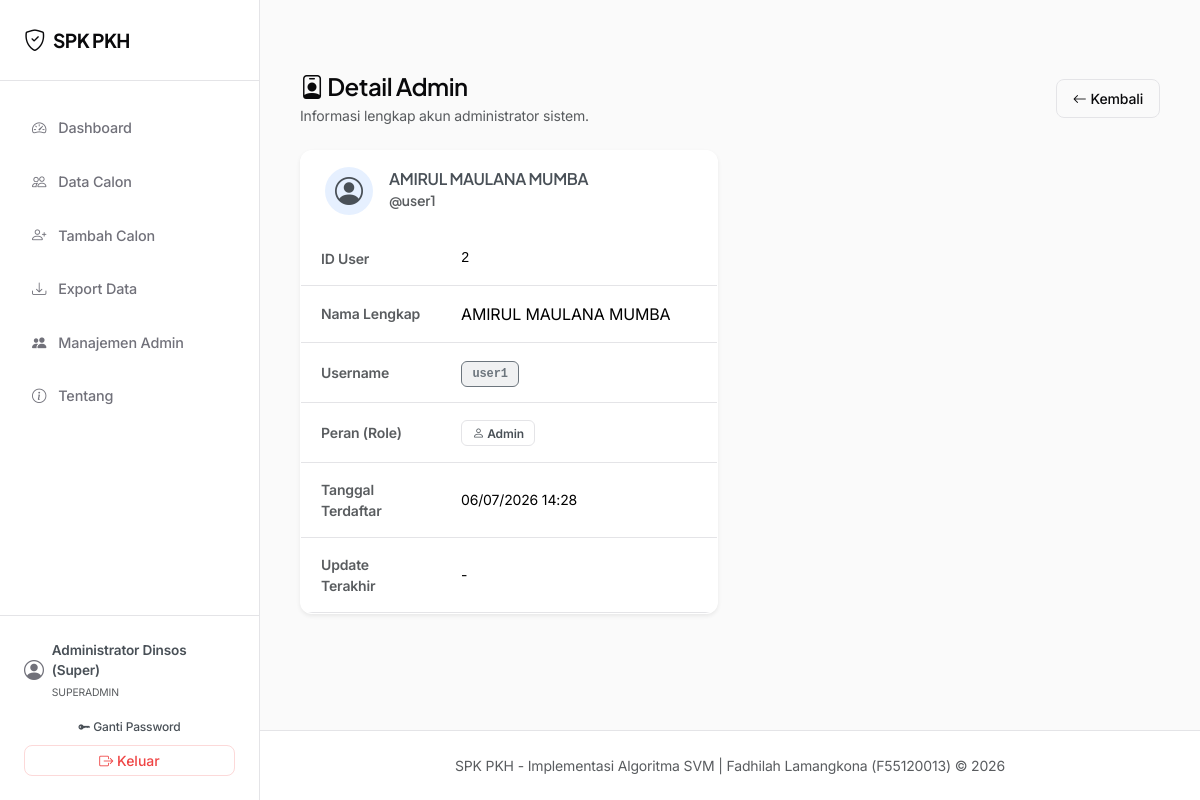
/admin/users/2/detail (signed in), run on an earlier commit of the app's database.
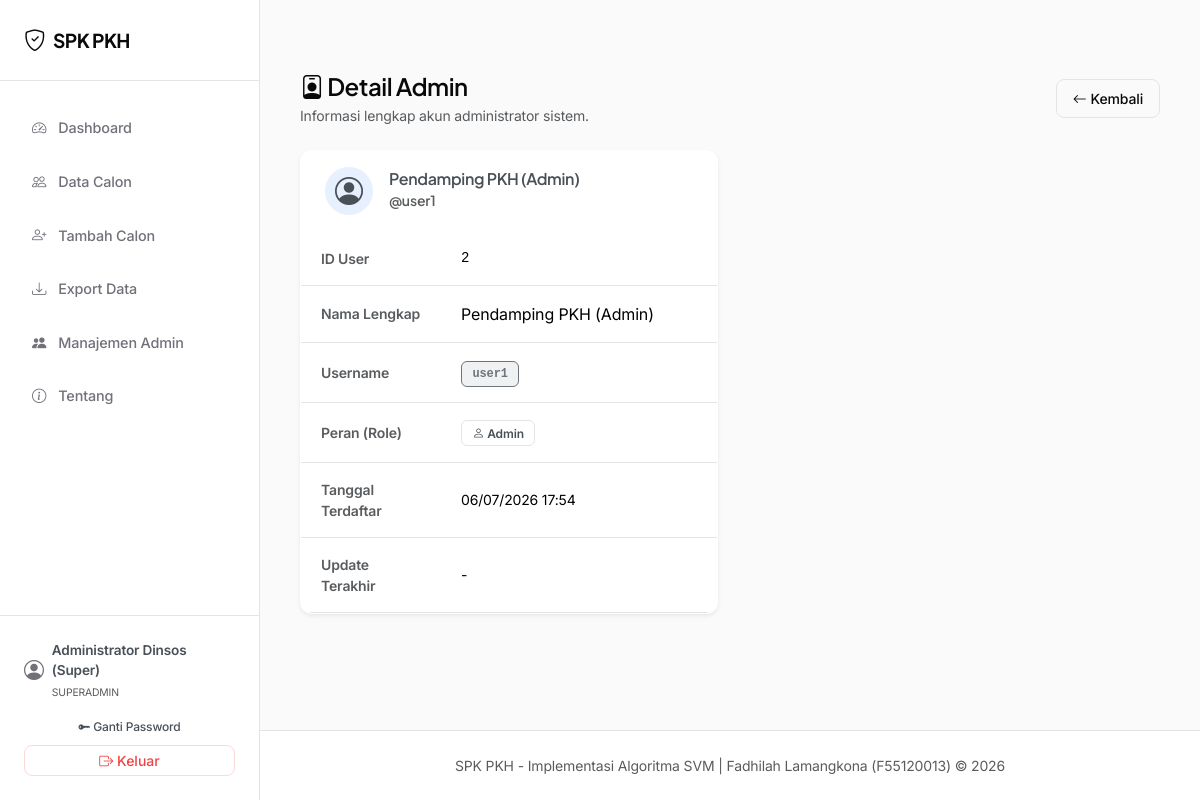
And on a later commit of the database.
### models_db.py (models this page shows, shortened)
class User(db.Model):
    __tablename__ = 'users'
    id = db.Column(db.Integer, primary_key=True)
    username = db.Column(db.String(50), unique=True, nullable=False)
    password_hash = db.Column(db.String(255), nullable=False)
    nama_lengkap = db.Column(db.String(100), nullable=False)
    role = db.Column(db.String(20), nullable=False, default='admin')  # 'superadmin' atau 'admin'
    created_at = db.Column(db.DateTime, default=lambda: datetime.now(timezone.utc))

### routes/admin.py (the view)
@admin_bp.route('/users/<int:id>/detail')
@login_required
@superadmin_required
def detail_user(id):
    user = User.query.get_or_404(id)
    return render_template('admin/user_detail.html', user=user)

### core/auth.py (called while the page is built)
def login_required(f):
    @wraps(f)
    def decorated_function(*args, **kwargs):
        if 'user_id' not in session:
            flash('Silakan login terlebih dahulu untuk mengakses sistem.', 'warning')
            return redirect(url_for('auth.login'))
        return f(*args, **kwargs)
    return decorated_function

def superadmin_required(f):
    @wraps(f)
    def decorated_function(*args, **kwargs):
        if 'user_id' not in session:
            flash('Silakan login terlebih dahulu untuk mengakses sistem.', 'warning')
            return redirect(url_for('auth.login'))
        user = User.query.get(session['user_id'])
        if not user or user.role != 'superadmin':
            flash('Anda tidak memiliki hak akses untuk halaman ini.', 'danger')
            return redirect(url_for('dashboard.index'))
        return f(*args, **kwargs)
    return decorated_function

def inject_user():
    if 'user_id' in session:
        user = User.query.get(session['user_id'])
        return dict(current_user=user)
    return dict(current_user=None)

def inject_csrf():
    return dict(csrf_token=generate_csrf_token())

### templates/admin/user_detail.html (shortened to what this page needs)
{% extends 'base.html' %}
{% block content %}
<div class="stagger-container py-3">
    <div class="d-flex justify-content-between align-items-center mb-4">
        <div>
            <h4 class="mb-1"><i class="bi bi-person-badge"></i> Detail Admin</h4>
            <p class="text-muted small mb-0">Informasi lengkap akun administrator sistem.</p>
        </div>
        <a href="{{ url_for('admin.list_users') }}" class="btn btn-outline-primary btn-sm d-flex align-items-center gap-1">
            <i class="bi bi-arrow-left"></i> Kembali
        </a>
    </div>
    <div class="row">
        <div class="col-md-7 col-lg-6">
            <div class="card shadow-sm border border-light border-opacity-10">
                <div class="card-header bg-transparent border-bottom border-light border-opacity-10 py-3 d-flex align-items-center gap-3">
                    <div class="d-inline-flex align-items-center justify-content-center bg-primary bg-opacity-10 text-dark-emphasis rounded-circle" style="width: 48px; height: 48px;">
                        <i class="bi bi-person-circle fs-3"></i>
                    </div>
                    <div>
                        <h6 class="mb-0 fw-semibold text-dark-emphasis">{{ user.nama_lengkap }}</h6>
                        <span class="text-muted small">@{{ user.username }}</span>
                    </div>
                </div>
                <div class="card-body p-0">
                    <div class="table-responsive border-0">
                        <table class="table mb-0">
                            <tbody>
                                <tr>
                                    <td class="text-muted small fw-semibold" style="width: 140px;">ID User</td>
                                    <td class="font-monospace small">{{ user.id }}</td>
                                </tr>
                                <tr>
                                    <td class="text-muted small fw-semibold">Nama Lengkap</td>
                                    <td>{{ user.nama_lengkap }}</td>
                                </tr>
                                <tr>
                                    <td class="text-muted small fw-semibold">Username</td>
                                    <td><span class="badge bg-secondary bg-opacity-10 text-secondary border border-secondary border-opacity-20 font-monospace">{{ user.username }}</span></td>
                                </tr>
                                <tr>
                                    <td class="text-muted small fw-semibold">Peran (Role)</td>
                                    <td>
                                        {% if user.role == 'superadmin' %}
                                        <span class="badge badge-layak"><i class="bi bi-shield-fill"></i> Superadmin</span>
                                        {% else %}
                                        <span class="badge badge-tidak-layak text-dark-emphasis"><i class="bi bi-person"></i> Admin</span>
                                        {% endif %}
                                    </td>
                                </tr>
                                <tr>
                                    <td class="text-muted small fw-semibold">Tanggal Terdaftar</td>
                                    <td class="small">{{ user.created_at.strftime('%d/%m/%Y %H:%M') if user.created_at else '-' }}</td>
                                </tr>
                                <tr>
                                    <td class="text-muted small fw-semibold">Update Terakhir</td>
                                    <td class="small">{{ user.updated_at.strftime('%d/%m/%Y %H:%M') if user.updated_at else '-' }}</td>
                                </tr>
                            </tbody>
                        </table>
                    </div>
                </div>
            </div>
        </div>
    </div>
</div>
{% endblock %}

What changed in the data, as far as the page shows it:
changed User "user1": nama_lengkap "AMIRUL MAULANA MUMBA" → "Pendamping PKH (Admin)"; created_at "06/07/2026 14:28" → "06/07/2026 17:54"
